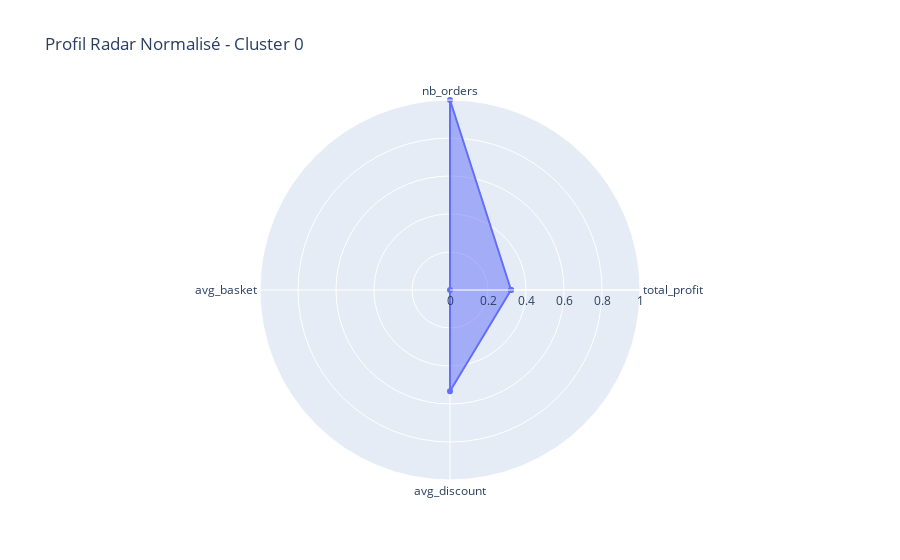

Notebook source saved alongside this figure:
### Markdown cell above
3. Comparaison cluster 0 vs autres

### Code cell
from sklearn.preprocessing import MinMaxScaler
import plotly.graph_objects as go

features = ["total_profit", "nb_orders", "avg_basket", "avg_discount"]

# On prend les moyennes par cluster
cluster_means = cluster_profile[features]

# Normalisation 0-1
scaler = MinMaxScaler()
cluster_scaled = scaler.fit_transform(cluster_means)

cluster_scaled_df = pd.DataFrame(cluster_scaled, 
                                 columns=features, 
                                 index=cluster_means.index)

# Radar pour cluster 0
values = cluster_scaled_df.loc[0].values.tolist()
values += values[:1]

labels = features + [features[0]]

fig = go.Figure()

fig.add_trace(go.Scatterpolar(
    r=values,
    theta=labels,
    fill='toself',
    name="Cluster 0"
))

fig.update_layout(
    polar=dict(radialaxis=dict(visible=True, range=[0,1])),
    title="Profil Radar Normalisé - Cluster 0"
)

fig.show()

### Figure 1 — Plotly figure (JSON) as saved in the notebook; plotly's stock layout.template omitted (floating-point values rounded to 4 significant figures)
{"data": [{"fill": "toself", "name": "Cluster 0", "r": [0.3211, 1, 0, 0.5333, 0.3211], "theta": ["total_profit", "nb_orders", "avg_basket", "avg_discount", "total_profit"], "type": "scatterpolar"}], "layout": {"polar": {"radialaxis": {"range": [0, 1], "visible": true}}, "title": {"text": "Profil Radar Normalisé - Cluster 0"}}}
